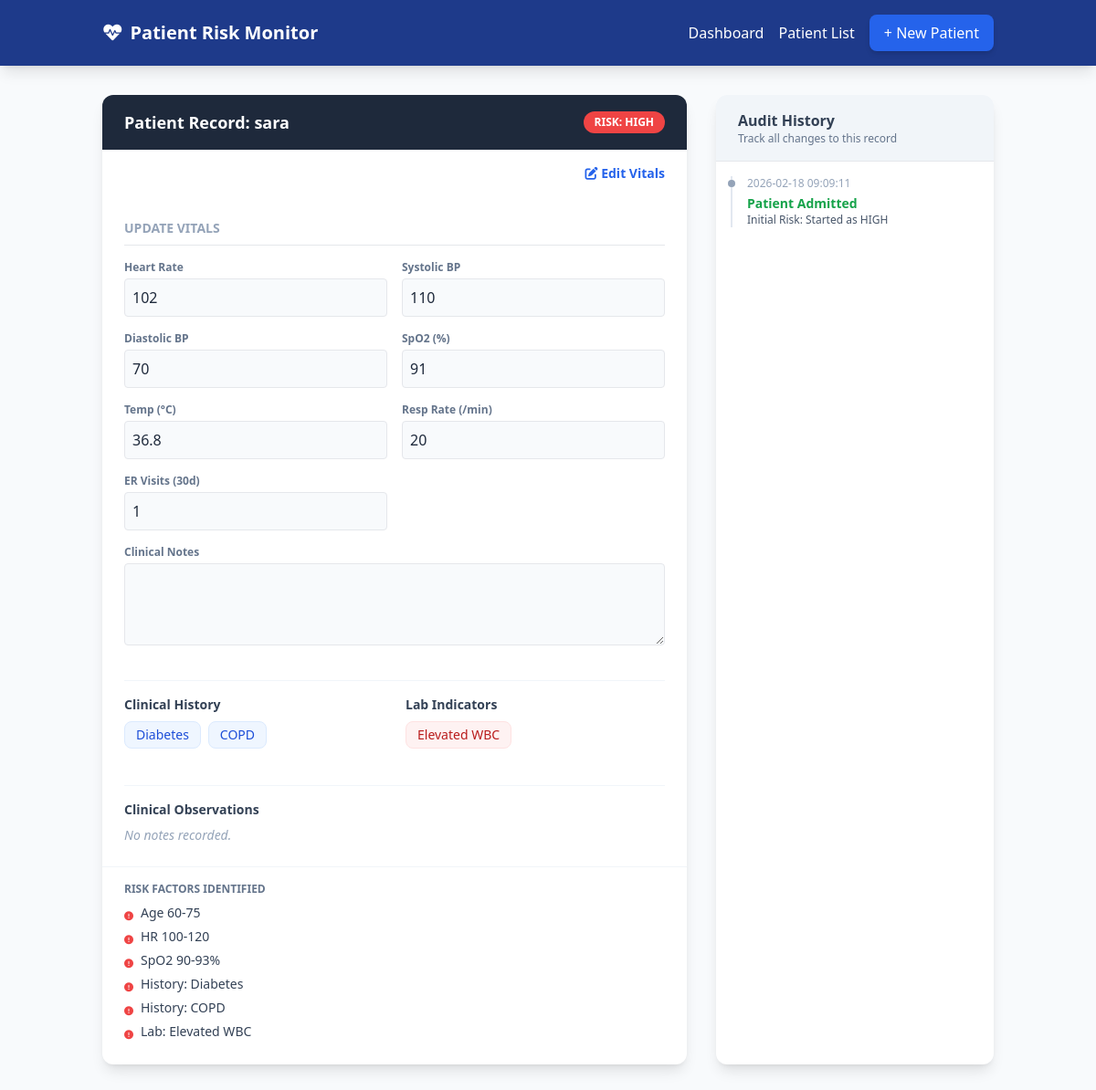
The page /patient/4 on the database its author committed.
### models.py (models this page shows, shortened)
class Patient(db.Model):
    id = db.Column(db.Integer, primary_key=True)
    name = db.Column(db.String(100), nullable=False)
    age = db.Column(db.Integer, nullable=False)
    gender = db.Column(db.String(10))
    admission_date = db.Column(db.DateTime, default=datetime.utcnow)
    heart_rate = db.Column(db.Integer)
    systolic_bp = db.Column(db.Integer)
    diastolic_bp = db.Column(db.Integer)
    spo2 = db.Column(db.Integer)
    temperature = db.Column(db.Float)
    respiratory_rate = db.Column(db.Integer)
    history = db.Column(db.Text, default="[]")
    lab_issues = db.Column(db.Text, default="[]")
    er_visits = db.Column(db.Integer, default=0)
    risk_score = db.Column(db.Integer, default=0)
    risk_label = db.Column(db.String(20), default="LOW")
    risk_notes = db.Column(db.Text, default="")
    notes = db.Column(db.Text, default="")
    logs = db.relationship('AuditLog', backref='patient', lazy=True, cascade="all, delete-orphan")
    @property
    def history_list(self):
        try:
            items = json.loads(self.history) if self.history else []
            return [i for i in items if i and i.strip()]
        except:
            return []
    @property
    def lab_issues_list(self):
        try:
            items = json.loads(self.lab_issues) if self.lab_issues else []
            return [i for i in items if i and i.strip()]
        except:
            return []
    @property
    def risk_notes_list(self):
        try:
            items = json.loads(self.risk_notes) if self.risk_notes else []
            return [i for i in items if i and i.strip()]
        except:
            return []

class AuditLog(db.Model):
    id = db.Column(db.Integer, primary_key=True)
    patient_id = db.Column(db.Integer, db.ForeignKey('patient.id'), nullable=False)
    timestamp = db.Column(db.DateTime, default=datetime.utcnow)
    field_changed = db.Column(db.String(50))
    old_value = db.Column(db.String(200))
    new_value = db.Column(db.String(200))
    risk_change = db.Column(db.String(100))

### app.py (the view)
@app.route('/patient/<int:id>')
def patient_details(id):
    patient = Patient.query.get_or_404(id)
    logs = sorted(patient.logs, key=lambda x: x.timestamp, reverse=True)
    field_labels = {
        'er_visits': 'ER Visits',
        'respiratory_rate': 'Respiratory Rate',
        'heart_rate': 'Heart Rate',
        'systolic_bp': 'Systolic BP',
        'diastolic_bp': 'Diastolic BP',
        'spo2': 'SpO2',
        'temperature': 'Temperature'
    }
    return render_template('patient_details.html', patient=patient, logs=logs, field_labels=field_labels)

### templates/patient_details.html (shortened to what this page needs)
{% extends "base.html" %}
{% block content %}
<div class="grid grid-cols-1 lg:grid-cols-3 gap-8">
    <div class="lg:col-span-2">
        <div class="bg-white rounded-xl shadow-lg overflow-hidden">
            <div class="bg-slate-800 px-6 py-4 flex justify-between items-center">
                <h2 class="text-white font-bold text-lg">Patient Record: {{ patient.name }}</h2>
                <span class="px-3 py-1 rounded-full text-xs font-bold
                    {% if patient.risk_label == 'HIGH' %} bg-red-500 text-white
                    {% elif patient.risk_label == 'MEDIUM' %} bg-yellow-500 text-black
                    {% else %} bg-green-500 text-white {% endif %}">
                    RISK: {{ patient.risk_label }}
                </span>
            </div>
            <div class="flex justify-end mb-4 px-6 pt-4">
                <button type="button" id="editBtn" onclick="toggleEdit()"
                    class="text-blue-600 hover:text-blue-800 font-bold text-sm">
                    <i class="fa-solid fa-pen-to-square"></i> Edit Vitals
                </button>
            </div>
            <form action="{{ url_for('update_patient', id=patient.id) }}" method="POST" class="p-6 space-y-4">
                <h3 class="text-sm font-bold text-slate-400 uppercase border-b pb-2">Update Vitals</h3>
                <div class="grid grid-cols-2 gap-4">
                    <div>
                        <label class="block text-xs font-bold text-slate-500 mb-1">Heart Rate</label>
                        <input type="number" name="heart_rate" value="{{ patient.heart_rate }}"
                            class="w-full border rounded p-2 bg-slate-50" readonly>
                    </div>
                    <div>
                        <label class="block text-xs font-bold text-slate-500 mb-1">Systolic BP</label>
                        <input type="number" name="systolic_bp" value="{{ patient.systolic_bp }}"
                            class="w-full border rounded p-2 bg-slate-50" readonly>
                    </div>
                    <div>
                        <label class="block text-xs font-bold text-slate-500 mb-1">Diastolic BP</label>
                        <input type="number" name="diastolic_bp" value="{{ patient.diastolic_bp }}"
                            class="w-full border rounded p-2 bg-slate-50" readonly>
                    </div>
                    <div>
                        <label class="block text-xs font-bold text-slate-500 mb-1">SpO2 (%)</label>
                        <input type="number" name="spo2" value="{{ patient.spo2 }}"
                            class="w-full border rounded p-2 bg-slate-50" readonly>
                    </div>
                    <div>
                        <label class="block text-xs font-bold text-slate-500 mb-1">Temp (°C)</label>
                        <input type="number" step="0.1" name="temperature" value="{{ patient.temperature }}"
                            class="w-full border rounded p-2 bg-slate-50" readonly>
                    </div>
                    <div>
                        <label class="block text-xs font-bold text-slate-500 mb-1">Resp Rate (/min)</label>
                        <input type="number" name="respiratory_rate" value="{{ patient.respiratory_rate }}"
                            class="w-full border rounded p-2 bg-slate-50" readonly>
                    </div>
                    <div>
                        <label class="block text-xs font-bold text-slate-500 mb-1">ER Visits (30d)</label>
                        <input type="number" name="er_visits" value="{{ patient.er_visits }}"
                            class="w-full border rounded p-2 bg-slate-50" readonly>
                    </div>
                    <div class="col-span-2">
                        <label class="block text-xs font-bold text-slate-500 mb-1">Clinical Notes</label>
                        <textarea name="notes" rows="3" class="w-full border rounded p-2 bg-slate-50"
                            readonly>{{ patient.notes }}</textarea>
                    </div>
                </div>
            </form>
            <div class="px-6 pb-6 pt-2">
                <hr class="border-slate-100 mb-4">
                <div class="grid grid-cols-1 md:grid-cols-2 gap-6">
                    <div>
                        <h3 class="text-sm font-bold text-slate-700 mb-2">Clinical History</h3>
                        {% if patient.history_list %}
                        <div class="flex flex-wrap gap-2">
                            {% for item in patient.history_list %}
                            <span
                                class="px-3 py-1 bg-blue-50 text-blue-700 rounded-lg text-sm font-medium border border-blue-100">
                                {{ item }}
                            </span>
                            {% endfor %}
                        </div>
                        {% else %}
                        <p class="text-sm text-slate-400 italic">No history recorded.</p>
                        {% endif %}
                    </div>
                    <div>
                        <h3 class="text-sm font-bold text-slate-700 mb-2">Lab Indicators</h3>
                        {% if patient.lab_issues_list %}
                        <div class="flex flex-wrap gap-2">
                            {% for item in patient.lab_issues_list %}
                            <span
                                class="px-3 py-1 bg-red-50 text-red-700 rounded-lg text-sm font-medium border border-red-100">
                                {{ item }}
                            </span>
                            {% endfor %}
                        </div>
                        {% else %}
                        <p class="text-sm text-slate-400 italic">No lab issues recorded.</p>
                        {% endif %}
                    </div>
                    <div class="md:col-span-2 mt-4 pt-4 border-t border-slate-100">
                        <h3 class="text-sm font-bold text-slate-700 mb-2">Clinical Observations</h3>
                        {% if patient.notes %}
                        <div
                            class="bg-yellow-50 p-3 rounded-lg border border-yellow-100 text-sm text-slate-700 text-left">
                            {{ patient.notes }}</div>
                        {% else %}
                        <p class="text-sm text-slate-400 italic">No notes recorded.</p>
                        {% endif %}
                    </div>
                </div>
            </div>
            {% if patient.risk_notes_list %}
            <div class="px-6 pb-6 border-t border-slate-100 pt-4">
                <h3 class="text-xs font-bold text-slate-500 uppercase mb-2">Risk Factors Identified</h3>
                <ul class="space-y-1">
                    {% for note in patient.risk_notes_list %}
                    <li class="flex items-start gap-2 text-sm text-slate-700">
                        <span class="text-red-500 flex-shrink-0 mt-0.5"><i
                                class="fa-solid fa-circle-exclamation text-[10px]"></i></span>
                        <span>{{ note }}</span>
                    </li>
                    {% endfor %}
                </ul>
            </div>
            {% endif %}
        </div>
    </div>
    <div class="lg:col-span-1">
        <div class="bg-white rounded-xl shadow-lg h-full overflow-hidden flex flex-col">
            <div class="bg-slate-100 px-6 py-4 border-b">
                <h3 class="font-bold text-slate-700">Audit History</h3>
                <p class="text-xs text-slate-500">Track all changes to this record</p>
            </div>
            <div class="overflow-y-auto p-4 space-y-4 max-h-[600px]">
                {% if logs %}
                {% for log in logs %}
                <div class="relative pl-4 border-l-2 border-slate-200">
                    <div class="absolute -left-[5px] top-1 w-2 h-2 rounded-full bg-slate-400"></div>
                    <p class="text-xs text-slate-400 mb-1">{{ log.timestamp.strftime('%Y-%m-%d %H:%M:%S') }}</p>
                    {% if log.field_changed == 'Creation' %}
                    <p class="text-sm font-bold text-green-600">Patient Admitted</p>
                    <p class="text-xs text-slate-600">Initial Risk: {{ log.risk_change }}</p>
                    {% endif %}
                </div>
                {% endfor %}
                {% else %}
                <p class="text-center text-slate-400 py-4">No changes recorded yet.</p>
                {% endif %}
            </div>
        </div>
    </div>
</div>
{% endblock %}

### rows shown on the page
Patient: name "sara", risk_label "HIGH", heart_rate "102", systolic_bp "110", diastolic_bp "70", spo2 "91", temperature "36.8", respiratory_rate "20", er_visits "1"
AuditLog: timestamp "2026-02-18 09:09:11", risk_change "Started as HIGH"

### other values the page prints
{{ item }} "Diabetes" "COPD"
{{ item }} "Elevated WBC"
{{ note }} "Age 60-75" "HR 100-120" "SpO2 90-93%" "History: Diabetes" "History: COPD" "Lab: Elevated WBC"
